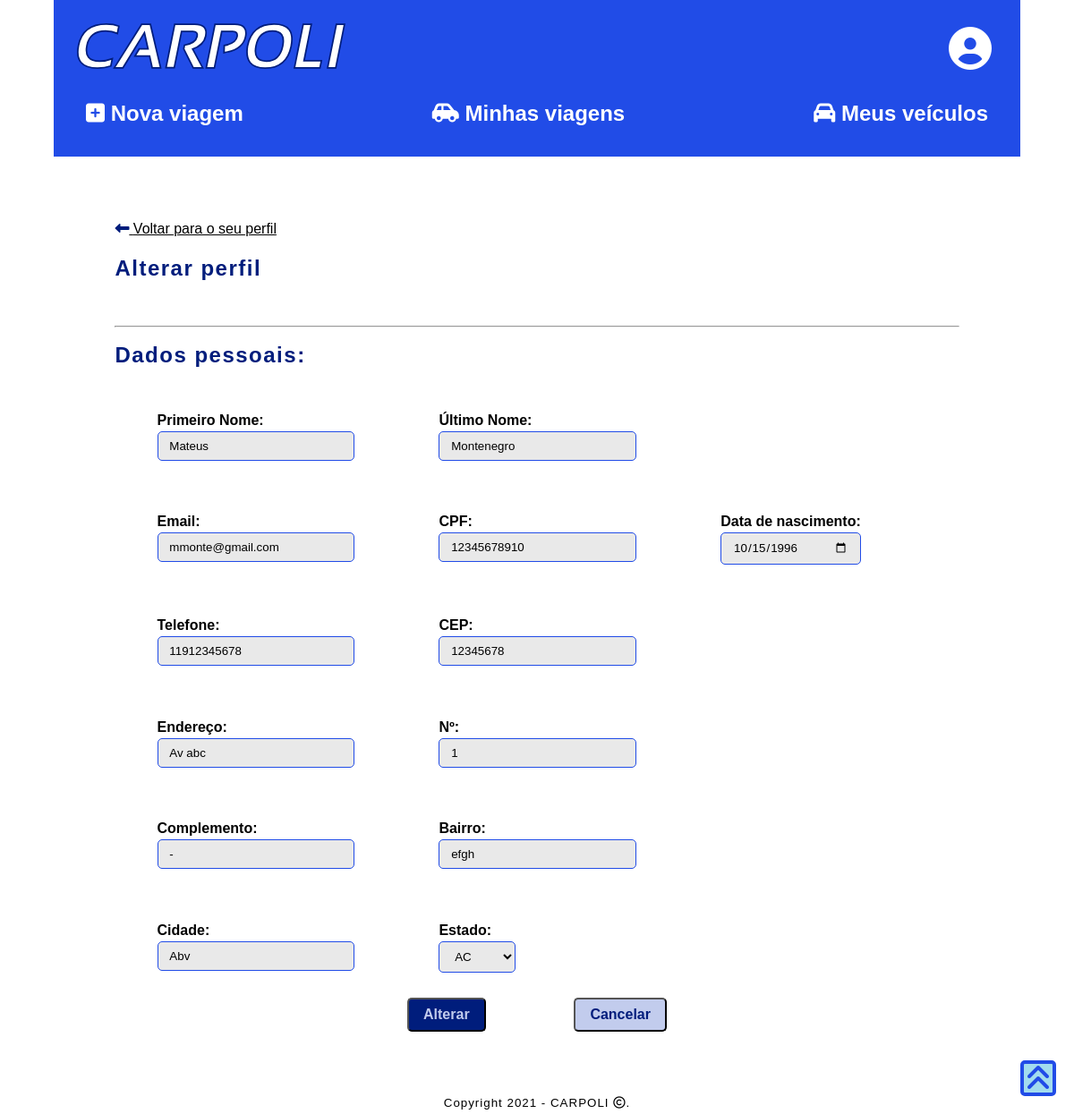
The app's page /perfil/alterar (signed in) with its own data.
### caronas/models.py (models this page shows, shortened)
class Profile(models.Model):
    user = models.OneToOneField(User, on_delete=models.CASCADE)
    nascimento = models.DateField()
    cpf = models.CharField(max_length=11, unique=True)
    telefone = models.CharField(max_length=11)
    cep = models.CharField(max_length=8)
    estado = models.CharField(max_length=50)
    cidade = models.CharField(max_length=50)
    endereco = models.CharField(max_length=255)
    bairro = models.CharField(max_length=255)
    num_residencia = models.CharField(max_length=8)
    complemento = models.CharField(max_length=50, null=True, default="-")
    is_condutor = models.BooleanField(default=False)
    is_passageiro = models.BooleanField(default=False)
    is_admin = models.BooleanField(default=False)
    status = models.ForeignKey(Status, on_delete=models.CASCADE)

### accounts/views.py (the view, shortened to what this page needs)
# urls.py: path('perfil/alterar', views.perfil_update, name='perfil_update'),
@login_required
def perfil_update(request):
    try:
        del request.session['update_perfil']
    except KeyError:
        pass
    Usu=get_object_or_404(Profile, user=request.user)
    Estados=['AC', 'AL', 'AP', 'AM', 'BA', 'CE', 'DF', 'ES', 'GO',
               'MA', 'MT', 'MS', 'MG', 'PA', 'PB', 'PR', 'PE', 'PI',
               'RJ', 'RN', 'RS', 'RO', 'RR', 'SC', 'SP', 'SE', 'TO']
    Erro=""
    if Usu.is_condutor:
        context = {'Ext':"base_condutor.html",'Usuario': Usu,'Estados':Estados,'Erro':Erro}
    elif Usu.is_admin:
        context = {'Ext':"base_admin.html",'Usuario': Usu,'Estados':Estados,'Erro':Erro}
    else:
        context = {'Ext':"base_passageiro.html",'Usuario': Usu,'Estados':Estados,'Erro':Erro}
    return render(request, 'accounts/profile_update.html', context)

### accounts/templates/accounts/profile_update.html (shortened to what this page needs)
{% extends Ext %}
{% block content %}
<div class="div_main">
    <a href="{% url 'perfil'%}">
        <i class="fas fa-long-arrow-alt-left"></i>
        Voltar para o seu perfil
    </a>
    <p><h2>Alterar perfil</h2></p>
    {%if Erro != ""%}
    * {{Erro}}
    {%else%}
    <br>
    {%endif%}
    <hr>
    <h2>Dados pessoais:</h2>
    <form action="{% url 'perfil_update'%}" method="post">
        <div class="div_container">
            <div class="div_subcont">
                <b>Primeiro Nome:</b>
                <br>
                <input type="text" value="{{Usuario.user.first_name}}" name="primeiro_nome" maxlength=50 required/>
            </div>
            <div class="div_subcont">
                <b>Último Nome:</b>
                <br>
                <input type="text" value="{{Usuario.user.last_name}}" name="segundo_nome" maxlength=50 required/>
            </div>
            <div class="div_subcont">
                <b>Email:</b>
                <br>
                <input type="text" value="{{Usuario.user.email}}" name="email" maxlength=50 required/>
            </div>
            <div class="div_subcont">
                <b>CPF:</b>
                <br>
                <input type="text" value="{{Usuario.cpf}}" name="cpf" maxlength=11 required/>
            </div>
            <div class="div_subcont">
                <b>Data de nascimento:</b>
                <br>
                <input type="date" value="{{Usuario.nascimento|date:"Y-m-d"}}" name="nascimento" required/>
            </div>
            <div class="div_subcont">
                <b>Telefone:</b>
                <br>
                <input type="text" value="{{Usuario.telefone}}" name="telefone" maxlength=11 required/>
            </div>
            <div class="div_subcont">
                <b>CEP:</b>
                <br>
                <input type="text" value="{{Usuario.cep}}" name="cep" maxlength=8 required/>
            </div>
            <div class="div_subcont">
                <b>Endereço:</b>
                <br>
                <input type="text" value="{{Usuario.endereco}}" name="endereco" maxlength=255 required/>
            </div>
            <div class="div_subcont">
                <b>Nº:</b>
                <br>
                <input type="text" value="{{Usuario.num_residencia}}" name="num_residencia" maxlength=8 required/>
            </div>
            <div class="div_subcont">
                <b>Complemento:</b>
                <br>
                <input type="text" value="{{Usuario.complemento}}" name="complemento" maxlength=50/>
            </div>
            <div class="div_subcont">
                <b>Bairro:</b>
                <br>
                <input type="text" value="{{Usuario.bairro}}" name="bairro" maxlength=255 required/>
            </div>
            <div class="div_subcont">
                <b>Cidade:</b>
                <br>
                <input type="text" value="{{Usuario.cidade}}" name="cidade" maxlength=50 required/>
            </div>
            <div class="div_subcont">
                <b>Estado:</b>
                <br>
                <select name="estado" required>
                    {% for estado in Estados %}
                        {%if estado in Usuario.estado%}
                            <option value="{{estado}}" selected>{{estado}}</option>
                        {%else%}
                            <option value="{{estado}}">{{estado}}</option>
                        {%endif%}
                    {% endfor %}
                </select>
            </div>
        </div>
        <center>
            <button type="submit">Alterar</button>
            <a  href="{% url 'perfil' %}"><button type="button" id="btn_secundario">Cancelar</button></a>
        </center>
    </form>
</div>
{% endblock content %}

### static/style.css (style rules this page uses)
:root { --primary-color: #000000; --secondary-color: #001d7c; --terciary-color: #A2DCEE; --primary-background: #ffffff; --secondary-background: #214CE7; --terciary-background: #C2CCED; font-size: 16px; line-height: 1.5em; }
* { font-family:'Trebuchet MS', 'Lucida Sans Unicode', 'Lucida Grande', 'Lucida Sans', Arial, sans-serif; color: var(--primary-color); box-sizing: border-box; }
.div_main { padding: 5%; }
.div_container { max-width: 100%; display: flex; flex-direction: row; flex-wrap: wrap; }
.div_subcont { min-width:min-content; padding-left: 2%; padding-right: 2%; justify-content: center; margin: 3%; }
html { background-color: var(--primary-background); height: 100%; scroll-behavior: smooth; }
body { background-color: var(--primary-background); display: flex; flex-direction: column; padding: 0; margin:0; border:0; }
h1, h2, h3 { color: var(--secondary-color); letter-spacing: 1.5px; text-align: left; }
input, textarea, select { display: block; width: 100%; max-width: 500px; border: 1px solid var(--secondary-background); border-radius: 5px; background-color: rgba(200, 200, 200, .4); margin-right: 1rem; padding: 0.5rem 0.8rem; }
button { background-color: var(--secondary-color); color: var(--terciary-background); border-radius: 5px; font-size: medium; font-weight: bold; padding: 0.5rem 1rem; }
#btn_secundario { background-color: var(--terciary-background); color: var(--secondary-color); margin-left: 10%; }
.fas { color: var(--secondary-color); }

### records on screen
Profile: primeiro_nome "Mateus", segundo_nome "Montenegro", email "mmonte@gmail.com", cpf "12345678910", nascimento "10/15/1996", telefone "11912345678", cep "12345678", endereco "Av abc", num_residencia "1", complemento "-", bairro "efgh", cidade "Abv", estado "AC"
